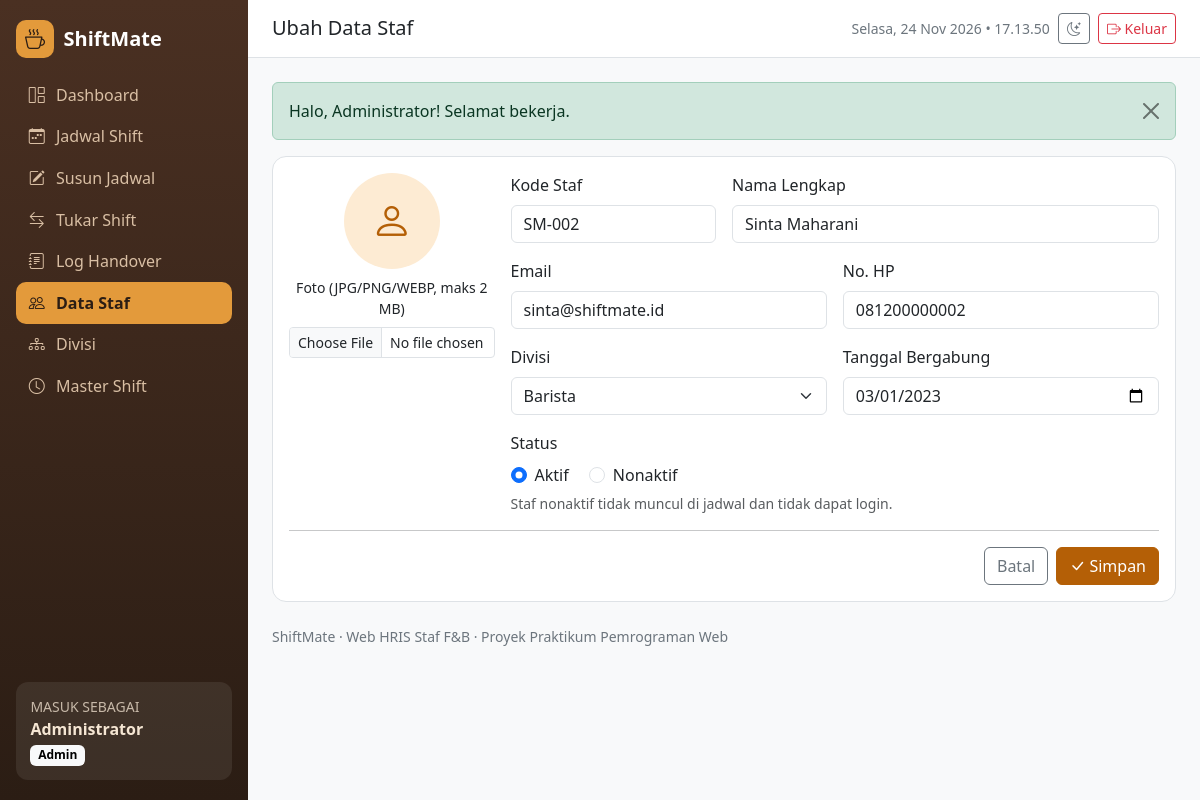
/staf/form.php?id=2 (signed in), run on the app's committed database.
### tables this page shows
CREATE TABLE staf (
  id_staf       INT(5) NOT NULL AUTO_INCREMENT PRIMARY KEY,
  kode_staf     VARCHAR(10) NOT NULL UNIQUE,
  nama_lengkap  VARCHAR(80) NOT NULL,
  email         VARCHAR(80) NOT NULL,
  no_hp         VARCHAR(20) NOT NULL,
  tgl_bergabung DATE NOT NULL,
  status        ENUM('Aktif','Nonaktif') NOT NULL DEFAULT 'Aktif',
  foto          VARCHAR(120) DEFAULT NULL,
  id_divisi     INT(3) NOT NULL,
  FOREIGN KEY (id_divisi) REFERENCES divisi(id_divisi) ON DELETE RESTRICT
);

CREATE TABLE divisi (
  id_divisi      INT(3) NOT NULL AUTO_INCREMENT PRIMARY KEY,
  nama_divisi    VARCHAR(30) NOT NULL,
  min_per_shift  INT(2) NOT NULL DEFAULT 1        
);

### includes/functions.php (called while the page is built, shortened)
<?php
function e($teks) { return htmlspecialchars((string)$teks, ENT_QUOTES, 'UTF-8'); }
function q($konek, $sql, $tipe = '', $param = []) {
    $s = mysqli_prepare($konek, $sql);
    if ($param) mysqli_stmt_bind_param($s, $tipe, ...$param);
    mysqli_stmt_execute($s);
    $r = mysqli_stmt_get_result($s);
    return $r ? mysqli_fetch_all($r, MYSQLI_ASSOC) : [];
}
function q1($konek, $sql, $tipe = '', $param = []) {
    $baris = q($konek, $sql, $tipe, $param);
    return $baris[0] ?? null;
}

### staf/form.php (the view, shortened to what this page needs)
<?php
require_once __DIR__ . '/../config/koneksi.php';
$id = (int)($_GET['id'] ?? 0);
$edit = $id > 0;
$data = ['kode_staf' => '', 'nama_lengkap' => '', 'email' => '', 'no_hp' => '', 'tgl_bergabung' => date('Y-m-d'), 'status' => 'Aktif', 'foto' => null, 'id_divisi' => ''];
if ($edit) {
    $data = q1($konek, "SELECT * FROM staf WHERE id_staf = ?", 'i', [$id]);
} else {
    $n = (int)q1($konek, "SELECT COALESCE(MAX(id_staf),0) + 1 AS n FROM staf")['n'];
    $data['kode_staf'] = 'SM-' . str_pad($n, 3, '0', STR_PAD_LEFT);
}
$daftarDivisi = q($konek, "SELECT * FROM divisi ORDER BY id_divisi");
include __DIR__ . '/../includes/header.php';
?>
<div class="card"><div class="card-body">
  <form method="post" enctype="multipart/form-data" class="needs-validation" novalidate>
    <div class="row g-3">
      <div class="col-md-3 text-center">
        <div id="previewFoto" class="mb-2"><?php if ($data['foto']): ?><img class="avatar avatar-lg" src="<?= foto_url($data['foto']) ?>" alt=""><?php else: ?><span class="avatar avatar-lg"><i class="bi bi-person fs-1"></i></span><?php endif; ?></div>
        <label class="form-label small" for="foto">Foto (JPG/PNG/WEBP, maks 2 MB)</label>
        <input type="file" class="form-control form-control-sm" id="foto" name="foto" accept="image/jpeg,image/png,image/webp">
      </div>
      <div class="col-md-9"><div class="row g-3">
        <div class="col-md-4"><label class="form-label" for="kode_staf">Kode Staf</label>
          <input class="form-control" id="kode_staf" name="kode_staf" value="<?= e($data['kode_staf']) ?>" required pattern="[A-Za-z0-9-]{3,10}"><div class="invalid-feedback">3-10 karakter.</div></div>
        <div class="col-md-8"><label class="form-label" for="nama_lengkap">Nama Lengkap</label>
          <input class="form-control" id="nama_lengkap" name="nama_lengkap" value="<?= e($data['nama_lengkap']) ?>" required maxlength="80"><div class="invalid-feedback">Nama wajib diisi.</div></div>
        <div class="col-md-6"><label class="form-label" for="email">Email</label>
          <input type="email" class="form-control" id="email" name="email" value="<?= e($data['email']) ?>" required><div class="invalid-feedback">Email tidak valid.</div></div>
        <div class="col-md-6"><label class="form-label" for="no_hp">No. HP</label>
          <input class="form-control" id="no_hp" name="no_hp" value="<?= e($data['no_hp']) ?>" required pattern="[0-9+]{8,20}"><div class="invalid-feedback">Hanya angka, 8-20 digit.</div></div>
        <div class="col-md-6"><label class="form-label" for="id_divisi">Divisi</label>
          <select class="form-select" id="id_divisi" name="id_divisi" required><option value="">-- pilih --</option>
            <?php foreach ($daftarDivisi as $d): ?><option value="<?= $d['id_divisi'] ?>" <?= (int)$data['id_divisi'] === (int)$d['id_divisi'] ? 'selected' : '' ?>><?= e($d['nama_divisi']) ?></option><?php endforeach; ?>
          </select><div class="invalid-feedback">Pilih divisi.</div></div>
        <div class="col-md-6"><label class="form-label" for="tgl_bergabung">Tanggal Bergabung</label>
          <input type="date" class="form-control" id="tgl_bergabung" name="tgl_bergabung" value="<?= e($data['tgl_bergabung']) ?>" required></div>
        <div class="col-12"><label class="form-label d-block">Status</label>
          <?php foreach (['Aktif', 'Nonaktif'] as $s): ?>
            <div class="form-check form-check-inline"><input class="form-check-input" type="radio" name="status" id="st<?= $s ?>" value="<?= $s ?>" <?= $data['status'] === $s ? 'checked' : '' ?> required><label class="form-check-label" for="st<?= $s ?>"><?= $s ?></label></div>
          <?php endforeach; ?>
          <div class="form-text">Staf nonaktif tidak muncul di jadwal dan tidak dapat login.</div></div>
      </div></div>
    </div>
    <hr>
    <div class="d-flex gap-2 justify-content-end"><a href="index.php" class="btn btn-outline-secondary">Batal</a><button class="btn btn-brand"><i class="bi bi-check-lg"></i> Simpan</button></div>
  </form>
</div></div>
<?php include __DIR__ . '/../includes/footer.php'; ?>

### assets/css/style.css (style rules this page uses)
:root { --brand: #b45f06; --brand-dark: #8a4705; --brand-soft: #fdebd3; --espresso: #2b1d14; --espresso-2: #4a3022; --sidebar-w: 248px; }
body { font-family: 'Segoe UI', system-ui, -apple-system, Roboto, sans-serif; background: var(--bs-tertiary-bg); }
.card { border: 1px solid var(--bs-border-color); border-radius: 14px; }
.avatar { width: 38px; height: 38px; border-radius: 50%; object-fit: cover; background: var(--brand-soft); color: var(--brand); display: inline-grid; place-items: center; font-weight: 700; font-size: .8rem; flex-shrink: 0; }
.avatar-lg { width: 96px; height: 96px; font-size: 1.8rem; }
.btn-brand { background: var(--brand); border-color: var(--brand); color: #fff; }

### data on the page
staf: kode_staf "SM-002", nama_lengkap "Sinta Maharani", email "sinta@shiftmate.id", no_hp "081200000002", id_divisi "Barista", tgl_bergabung "03/01/2023", status "☑ Aktif", status "☐ Nonaktif"

### other printed values
APP_NAME "ShiftMate"
$m[3] "Dashboard"
$m[3] "Jadwal Shift"
$m[3] "Susun Jadwal"
$m[3] "Tukar Shift"
$m[3] "Log Handover"
$m[3] "Data Staf"
$m[3] "Divisi"
$m[3] "Master Shift"
$_SESSION['nama'] "Administrator"
label_role($role) "Admin"
$judul "Ubah Data Staf"
$f[1] "Halo, Administrator! Selamat bekerja."
$s "Aktif"
$s "Nonaktif"
